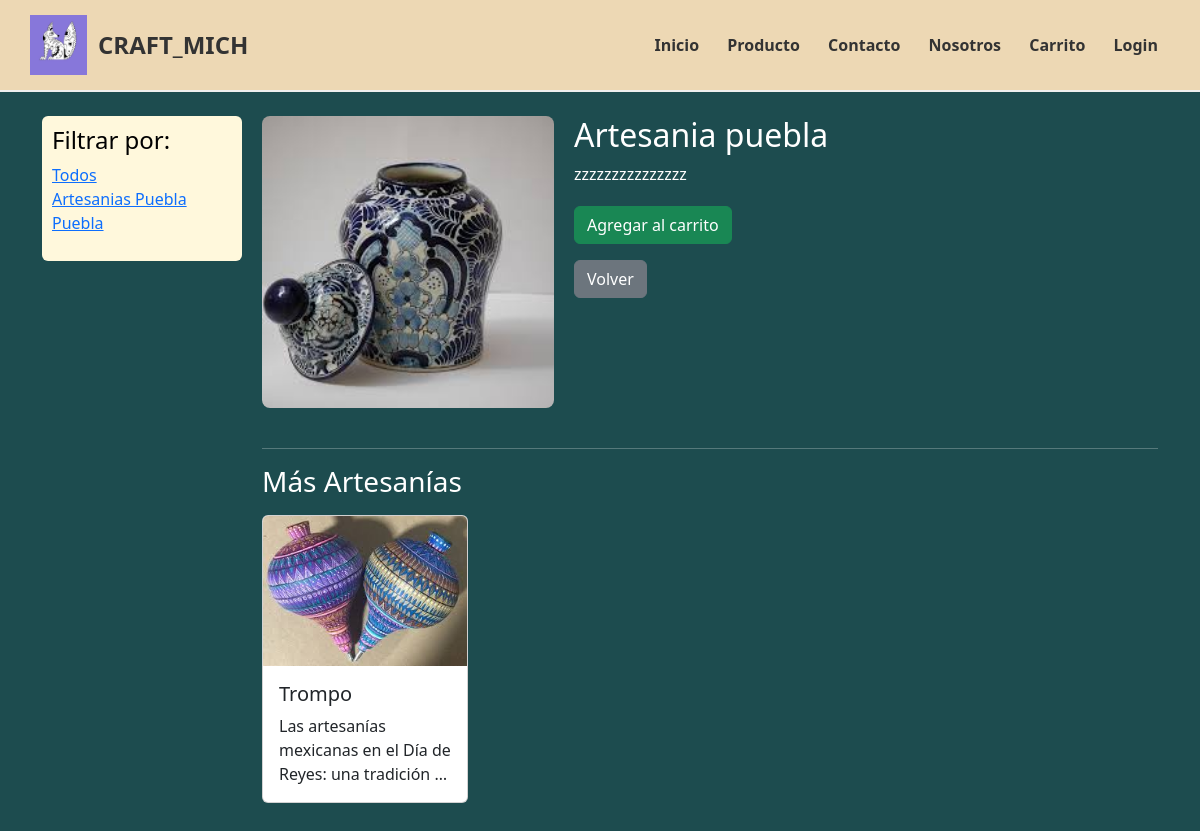
Before: /productos/1/ with the older database file.
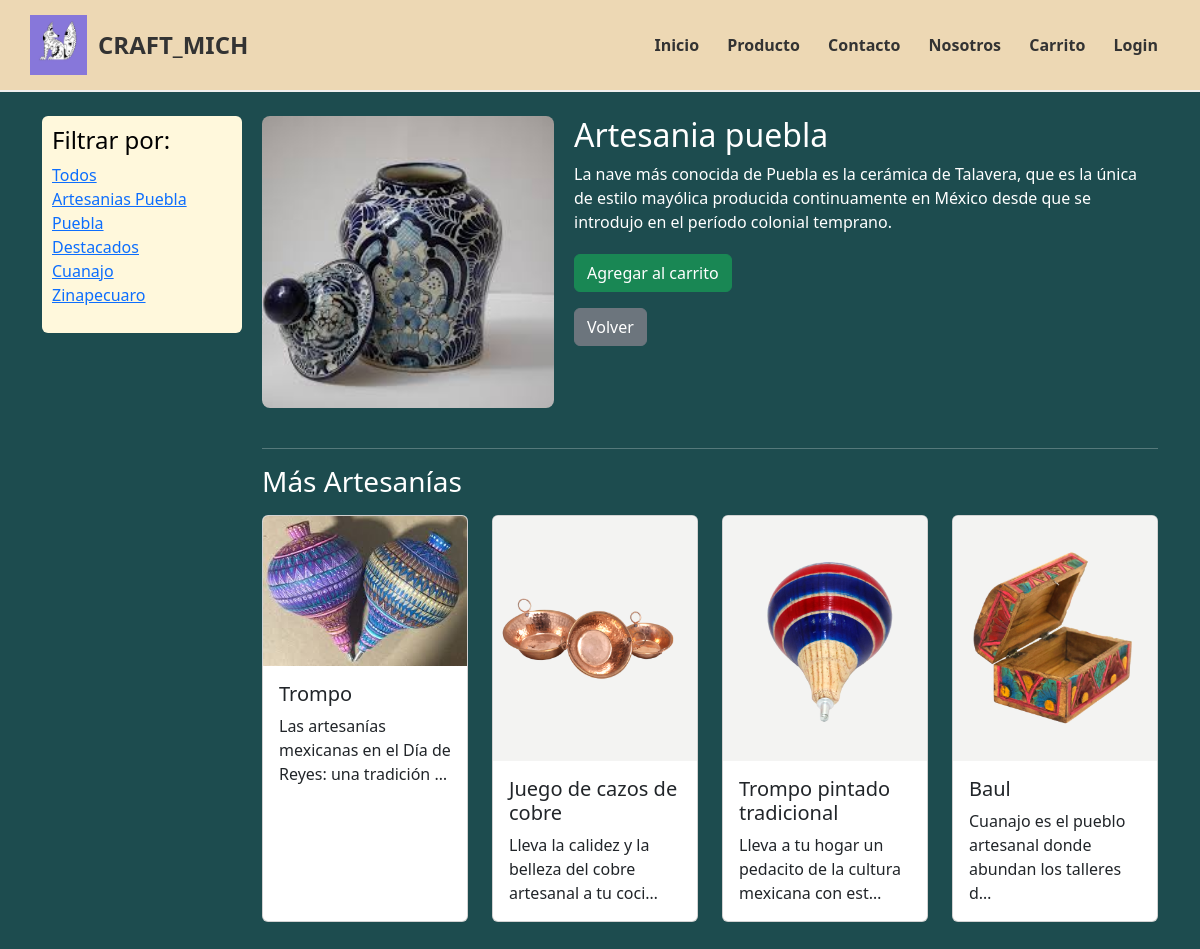
After: the same page with the newer database file.
### productos/models.py (models this page shows, shortened)
class Filtro(models.Model):
    nombre = models.CharField(max_length=100)
    slug = models.SlugField(unique=True)

class Producto(models.Model):
    nombre = models.CharField(max_length=100)
    descripcion = models.TextField()
    imagen = models.ImageField(upload_to='productos/')
    destacado = models.BooleanField(default=False)
    creado = models.DateTimeField(auto_now_add=True)
    filtro = models.ForeignKey(Filtro, on_delete=models.CASCADE, null=True, blank=True)
    precio = models.DecimalField(max_digits=10, decimal_places=2, default=0.00)

### productos/views.py (the view)
# urls.py: path('<int:pk>/', detalle_producto, name='detalle_producto'),
def detalle_producto(request, pk):
    producto = get_object_or_404(Producto, pk=pk)
    filtros = Filtro.objects.all()
    filtro_slug = request.GET.get('filtro')
    mas_productos = Producto.objects.exclude(pk=pk)[:4]
    return render(request, 'productos/detalle.html', {
        'producto': producto,
        'filtros': filtros,
        'filtro_seleccionado': filtro_slug,
        'mas_productos': mas_productos,
    })

### productos/templates/productos/detalle.html (shortened to what this page needs)
{% extends "core/base.html" %}
{% load static %}
{% block content %}
<div style="display: flex; gap: 20px; align-items: flex-start;">
  <aside style="width: 200px; background: #fff8dc; padding: 10px; border-radius: 6px;">
    <h4 style="color: rgb(0, 0, 0);">Filtrar por:</h4>
    <ul style="list-style: none; padding-left: 0;">
      <li>
        <a href="{% url 'lista_productos' %}" class="{% if not filtro_seleccionado %}bold{% else %}normal{% endif %}">
          Todos
        </a>
      </li>
      {% for filtro in filtros %}
        <li>
          <a href="?filtro={{ filtro.slug }}" class="{% if filtro.slug == filtro_seleccionado %}bold{% else %}normal{% endif %}">
            {{ filtro.nombre }}
          </a>
        </li>
      {% endfor %}
    </ul>
  </aside>
  <div style="flex: 1;">
    <div style="display: flex; gap: 20px; align-items: flex-start; margin-bottom: 40px;">
      <div style="flex: 1;">
        <img src="{{ producto.imagen.url }}" alt="{{ producto.nombre }}" style="width: 100%; max-width: 300px; border-radius: 8px;">
      </div>
      <div style="flex: 2;">
        <h2>{{ producto.nombre }}</h2>
        <p>{{ producto.descripcion }}</p>
        <form action="{% url 'agregar_carrito' producto.pk %}" method="post" style="margin-top: 20px;">
          <button type="submit" class="btn btn-success">Agregar al carrito</button>
        </form>
        <a href="{% url 'lista_productos' %}" class="btn btn-secondary mt-3">Volver</a>
      </div>
    </div>
    <hr>
    <h3 class="mb-3">Más Artesanías</h3>
    <div class="row">
      {% for mas in mas_productos %}
        {% if mas.id != producto.id %}
          <div class="col-md-3 mb-4">
            <div class="card h-100">
              <a href="{% url 'detalle_producto' mas.pk %}">
                <img src="{{ mas.imagen.url }}" class="card-img-top" alt="{{ mas.nombre }}">
              </a>
              <div class="card-body">
                <h5 class="card-title">{{ mas.nombre }}</h5>
                <p class="card-text">{{ mas.descripcion|truncatechars:60 }}</p>
              </div>
            </div>
          </div>
        {% endif %}
      {% endfor %}
    </div>
  </div>
</div>
{% endblock %}

Changed rows visible on the page:
added Filtro: nombre "Destacados"
added Filtro: nombre "Cuanajo"
added Filtro: nombre "Zinapecuaro"
changed Producto "Artesania puebla": descripcion "zzzzzzzzzzzzzzz" → "La nave más conocida de Puebla es la cerámica de Talavera, que es la única de estilo mayólica producida continuamente en México desde que se introdujo en el período colonial temprano."
added Producto: imagen (picture), nombre "Juego de cazos de cobre", descripcion "Lleva la calidez y la belleza del cobre artesanal a tu coci…"
added Producto: imagen (picture), nombre "Trompo pintado tradicional", descripcion "Lleva a tu hogar un pedacito de la cultura mexicana con est…"
added Producto: imagen (picture), nombre "Baul", descripcion "Cuanajo es el pueblo artesanal donde abundan los talleres d…"
